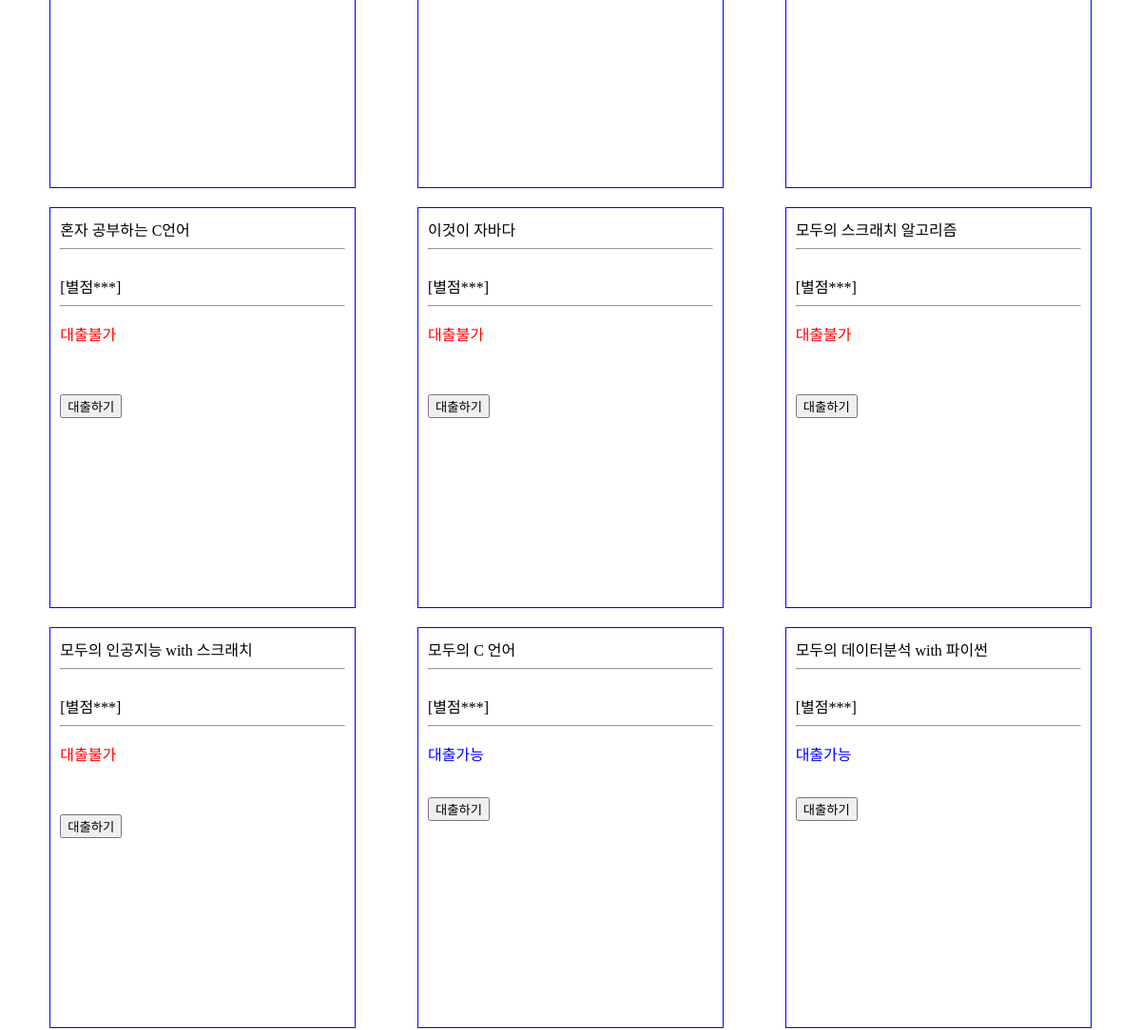
Before: / (middle part) with the older database file.
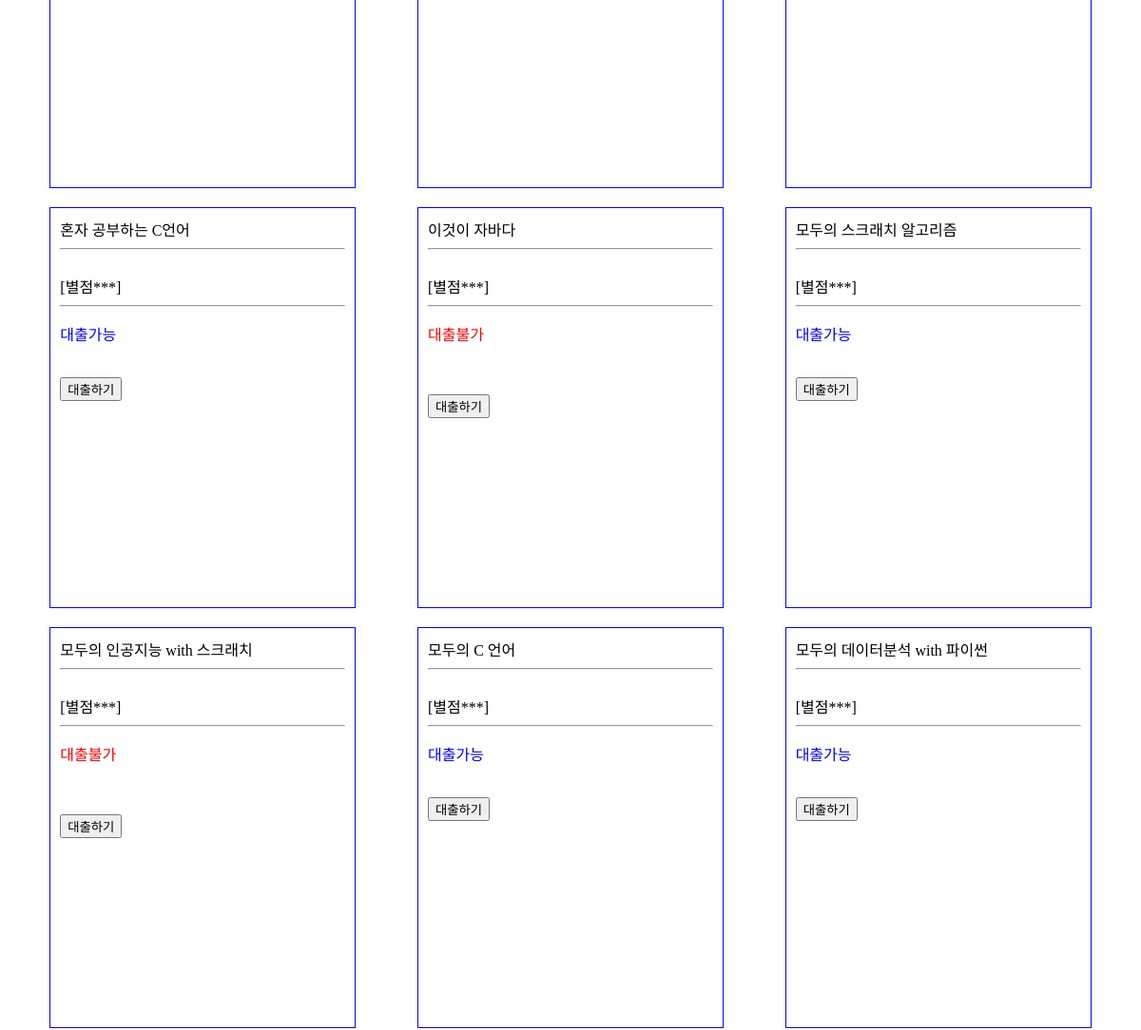
After: the same page with the newer database file.
### elicelibrary/models.py (models this page shows, shortened)
class Book(db.Model):
    __tablename__     = 'Book'
    id                = db.Column(db.Integer, primary_key=True, nullable=False, autoincrement=True, unique=True)
    title             = db.Column(db.String(45), nullable=False)
    author            = db.Column(db.String(45))
    publisher         = db.Column(db.String(45))
    publication_date  = db.Column(db.String(45))
    pages             = db.Column(db.Integer)
    isbn              = db.Column(db.String(45))
    registered_date   = db.Column(db.DateTime, default=datetime.utcnow)
    description       = db.Column(db.Text())    # 길이를 정할 수 없는 문자열은 Text를 쓰면 됨
    book_link         = db.Column(db.String(255))
    book_status       = db.Column(db.String(45))   # "1" :대출가능, "0" : 대출중 , "999" : 폐기    -> 선택형 변수에 적합한 데이터타입이 있을까?
    book_img          = db.Column(db.String(45))    # 책 표지만 바뀐 경우, 또는 책이 다르지만 같은 표지를 쓰는 경우가 있기 때문에 이미지 스토리지에서 같은 이미지의 반복을 막기 위해 별도의 책 이미지 식별 용 변수를 넣음
    at_user           = db.Column(db.String(45), default=None)

### elicelibrary/views/book_api.py (the view, shortened to what this page needs)
@book.route('/')
def main_page():
    book_list = Book.query.order_by(Book.registered_date.desc()).all()
    return render_template("main.html", book_list=book_list)

### elicelibrary/templates/main.html (shortened to what this page needs)
{% extends 'base.html' %}
{% block content %}
<div class="book-card-container">
    {% for b in book_list %}
        <div class="book-info-card">
            <a href="/book_info/{{ b.id }}">{{ b.title }}</a>
            <hr>
            <br>[별점***]
            <hr>
            {% if b.book_status == '1' %}
                <p style="color: blue;">대출가능</p>
            {% else %}
                <p style="color:red">대출불가</p>
            <br>
            {% endif %}
            <br>
            <form action="{{ url_for('book.checkout', book_id=b.id) }}" method="post">
                <input class='checkout-btn' type="submit" value="대출하기">
            </form>
        </div>
    {% endfor %}
</div>
{% endblock %}

Changed rows visible on the page:
changed Book "혼자 공부하는 C언어": book_status "대출불가" → "대출가능"
changed Book "모두의 스크래치 알고리즘": book_status "대출불가" → "대출가능"
